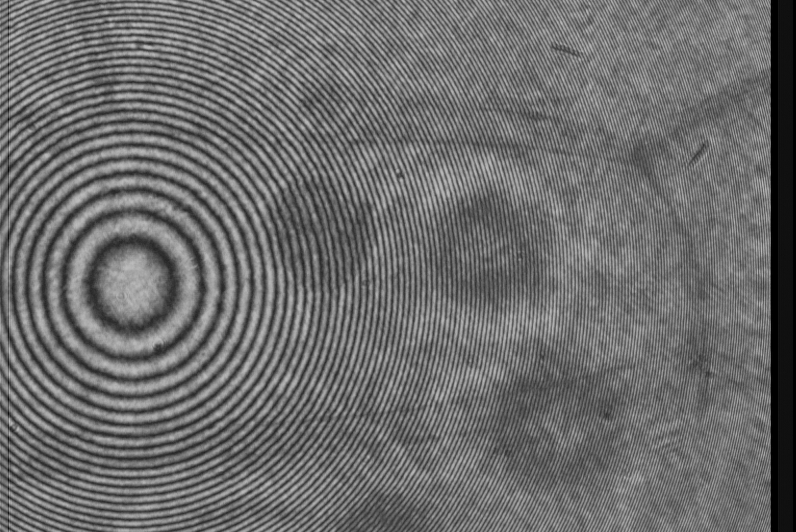
%> input picture 信息光学数字实验室/cell21.BMP, 796 x 532 px
$ octave CX16_9.m   (GNU Octave 9; MATLAB toolbox functions it lacks are replaced by stand-ins)
%> lines starting %> are read from the running program, lines starting %| are printed output that depends on the picture
I4=imread('cell21.bmp');I4=double(I4(7:518,10:521,1));  %读取第一幅像面全息图
%> further down, I4 is the input picture: size 532x796 uint8; min 0, max 193, mean 108.7
I3=imread('cell22.bmp');I3=double(I3(7:518,10:521,1));  %读取第二幅像面全息图
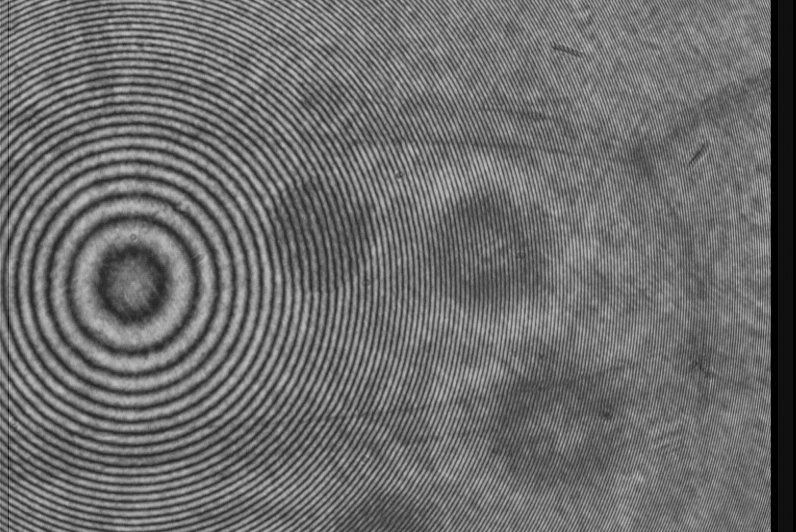
%> input picture 信息光学数字实验室/cell22.BMP, 796 x 532 px
%> further down, I3 is the input picture: size 532x796 uint8; min 0, max 195, mean 108.8
I2=imread('cell23.bmp');I2=double(I2(7:518,10:521,1));  %读取第三幅像面全息图
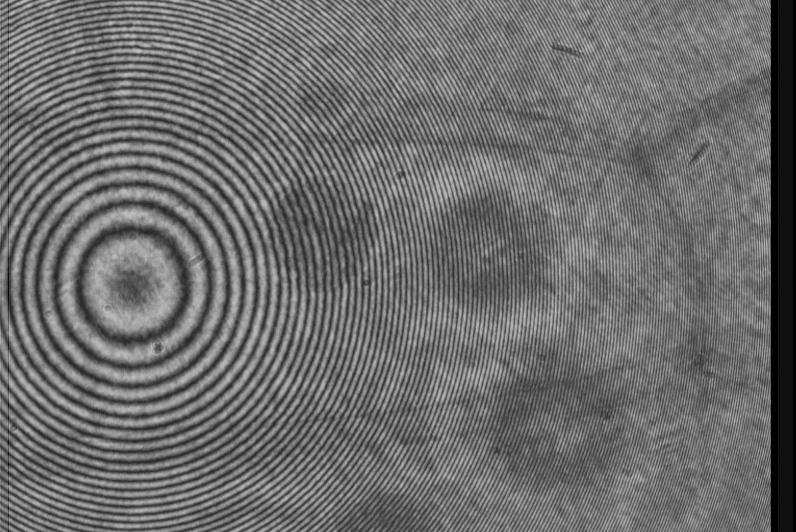
%> input picture 信息光学数字实验室/cell23.BMP, 796 x 532 px
%> further down, I2 is the input picture: size 532x796 uint8; min 0, max 195, mean 109.1
I1=imread('cell24.bmp');I1=double(I1(7:518,10:521,1));  %读取第四幅像面全息图
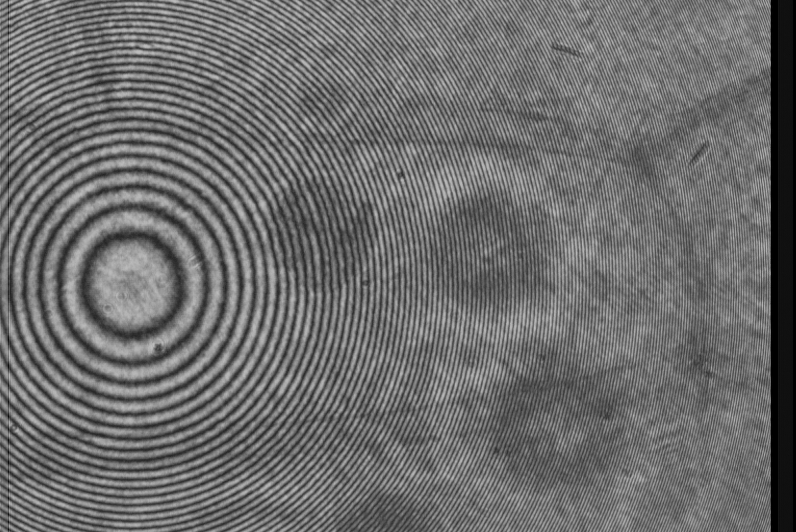
%> input picture 信息光学数字实验室/cell24.BMP, 796 x 532 px
%> further down, I1 is the input picture: size 532x796 uint8; min 0, max 194, mean 109
I1=medfilt2(I1,[3,3]);                            %用中值滤波对全息图降噪
I2=medfilt2(I2,[3,3]);                            %用中值滤波对全息图降噪
I3=medfilt2(I3,[3,3]);                            %用中值滤波对全息图降噪
I4=medfilt2(I4,[3,3]);                            %用中值滤波对全息图降噪
C1=I4-I2;                                         %全息图相减
C2=I1-I3;                                         %全息图相减
ph=atan(C1./(C2+eps));                            %计算包裹相位
figure;imshow(ph,[]);title('包裹相位图');         %显示重建相位
a=ph;                                             %将包裹相位ph赋值给a
%下面开始进行最小二乘解包裹运算
[M,N]=size(a);                                    %计算二维包裹相位的大小（行、列数）
%> M = 512; N = 512
dx=zeros(M,N);dy=zeros(M,N);                      %预设包裹相位沿x方向和y方向的梯度
m=1:M-1;
%> m = 511 values from 1 to 511
dx(m,:)=a(m+1,:)-a(m,:);                          %计算包裹相位沿x方向的梯度
dx=dx-pi*round(dx/pi);                            %去除梯度中的跳跃
n=1:N-1;
%> n = 511 values from 1 to 511
dy(:,n)=a(:,n+1)-a(:,n);                          %计算包裹相位沿y方向的梯度
dy=dy-pi*round(dy/pi);                            %去除梯度中的跳跃
p=zeros(M,N);p1=zeros(M,N);p2=zeros(M,N); %为计算ρnm作准备
m=2:M;
%> m = 511 values from 2 to 512
p1(m,:)=dx(m,:)-dx(m-1,:);                        %计算Δgxnm-Δgx(n-1)m
n=2:N;
%> n = 511 values from 2 to 512
p2(:,n)=dy(:,n)-dy(:,n-1);                        %计算Δgynm–Δgyn(m-1)
p=p1+p2;                                          %计算ρnm
p(1,1)=dx(1,1)+dy(1,1);                           %计算ρnm
%> p: size 512x512 double; min -5.83, max 5.99, mean -0.00131
n=2:N;
p(1,n)=dx(1,n)+dy(1,n)-dy(1,n-1);                 %赋值Neumann边界条件
%> p: size 512x512 double; min -5.83, max 5.99, mean -0.000371
m=2:M;
p(m,1)=dx(m,1)-dx(m-1,1)+dy(m,1);
%> p: size 512x512 double; min -5.83, max 5.99, mean 0
pp=dct2(p)+eps;                                   %计算ρnm的DCT
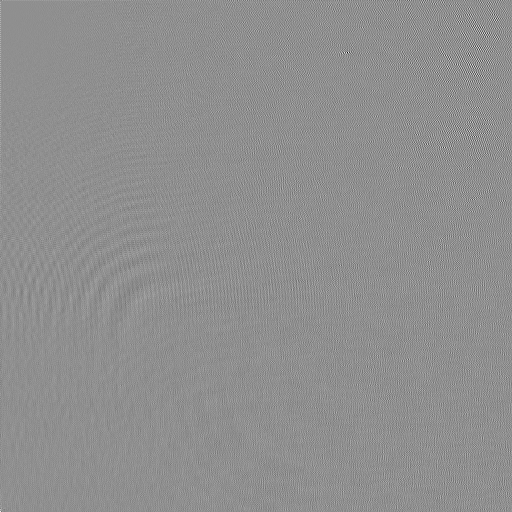
%> pp: size 512x512 double; min -10.43, max 8.09, mean -0.00552; drawn with min black and max white
fi=zeros(M,N);
for m=1:M                                         %计算Φnm在DCT域的精确解
   for n=1:N
      fi(m,n)=pp(m,n)/(2*cos(pi*(m-1)/M)+2*cos(pi*(n-1)/N)-4+eps);
   end
end
fi(1,1)=pp(1,1);                                  %赋值DCT域的Φ11
%> fi: size 512x512 double; min -16873.3, max 33688.1, mean -0.1; mean of the top-left, top-right, bottom-left and bottom-right quarters -0.3, 0, 0, 0
phs=idct2(fi);                                    %用iDCT计算解包裹相位在空域中的值
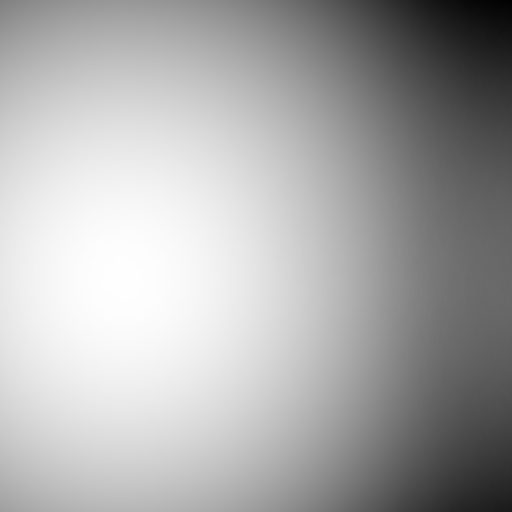
%> phs: size 512x512 double; min -225.8, max 109.7, mean 0; drawn with min black and max white
figure,surfl(phs),shading interp,colormap(gray)   %显示解包裹相位
%> after `colormap(gray)`:
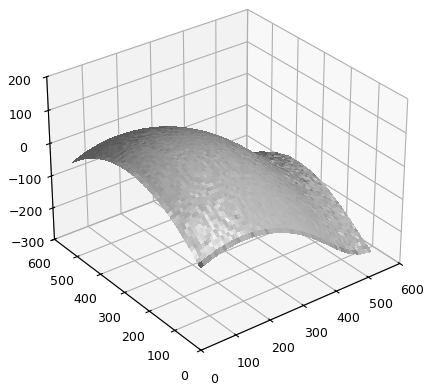
%> figure redrawn from the program's plot data
%为检验解包裹效果，对解包裹相位作再包裹运算
U=exp(j.*phs);                                    %用解包裹相位构建光场
rewrap_ph=atan(imag(U)./real(U));                 %作再包裹运算
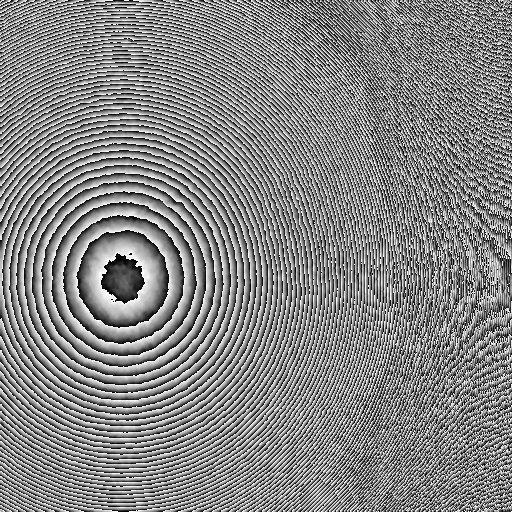
%> rewrap_ph: size 512x512 double; min -1.57, max 1.57, mean 0.0758; drawn with min black and max white
figure,imshow(rewrap_ph,[])                       %显示再包裹结果
